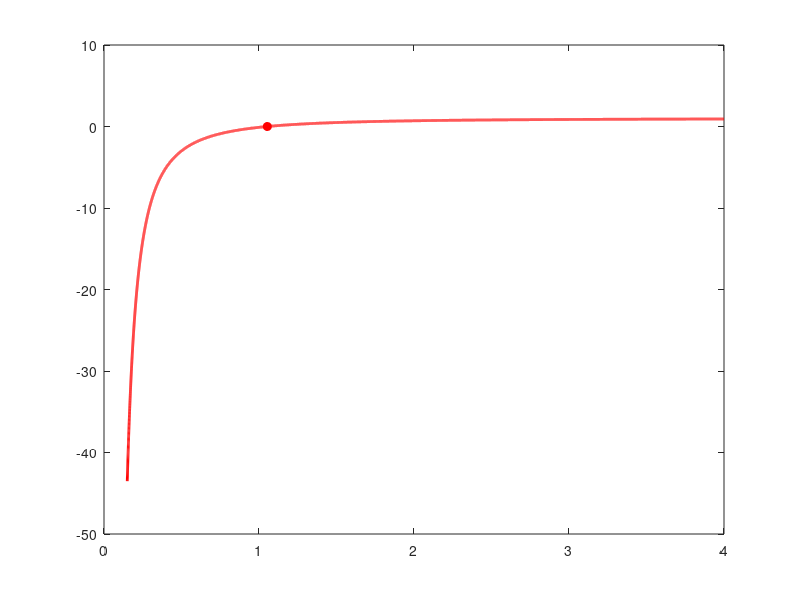

The MATLAB script that drew this image: (Note: this script raises an error after producing the figure.)
%% MR27 RESIN PUCK INSERT CALCULATOR
% Sizes a cast resin puck (Pro-Set LAM-151-HT around an Al NAS03 spool, fully cured in a jig) that is
% spliced into the 6.1 pcf honeycomb with 3M AF 3074 core splice film and co-cured at 350 F.
% Outputs the puck radius, the failure mode that governs, and the bond strength the splice must provide.
%
% Based on G7_Insert_Calculator_MR27_20261008.m (the G7 plug calculator), same layout and sections.
% Equations based on Insert_calculator_2025_v2_1.mlx.
% ECSS-E-HB-32-22A core-shear equations are unedited.
%
% CHANGES FROM THE G7 PLUG CALCULATOR
%   * Plug material (G7/G10/G11) -> resin puck material (LAM-151-HT) with an Al spool inside.
%   * Gc = G_W (the old G_W/3 is dropped). Link force is Rev15 (8140 N).
%   * Both bolts of the bracket can share ONE puck, so the puck carries the bracket loads, or each bolt
%     can have its own round puck ('separate'). A shared puck is a figure-8 (two overlapping circles)
%     or a stadium (slot) selected with puck_layout. ECSS only covers one
%     round insert, so the two-bolt outline is sized with an equal-PERIMETER equivalent round puck.
%     That is our approximation, not ECSS.
%   * Plug-to-core bond -> splice bond (same idea: reported as the required strength).
%   * Plug-only checks (washer crush, bolt bearing in plug, washer punch-through) are replaced by a
%     spool neck compression check. The bolt now bears on the Al spool, not the puck.
%   * The potted reference insert and the potted ECSS curve are removed (the puck is the potted insert now).

clear; close all; clc;

%% 1. LOADS
% Default is worst load case from MR27_Suspension_Loads_Rev15
link_force_N          = 8140;    % max link force (N)
angle_from_normal_deg = 10.45;   % link angle from panel normal (deg) based on MR26 FLCA-F geometry
bracket_type          = 'B';     % 'A' or 'B' bracket style
a                     = 1.52;    % distance between bolts (in)
y                     = 0.4185;  % spherical to middle of bracket base (in)

SF = 2;                          % safety factor applied to loads

% Load mode: 'bracket' uses the link force and bracket geometry above (suspension arms).
% 'direct' skips the bracket and applies loads straight to the puck (non-suspension parts).
load_mode    = 'bracket';        % 'bracket' or 'direct'
direct_P_lb  = 1000;             % 'direct' mode: normal (pull-out) load on ONE puck, before SF
direct_Q_lb  = 0;                % in-plane shear on the puck, before SF
direct_M_lbin = 0;               % moment on the puck, before SF

% Friction credit (same assumption as old calc). With these numbers friction
% (850 lb per bracket) cancels all shear for every control arm at SF 2-2.5.
% Set use_friction = false for a conservative shear check.
use_friction = true;
bolt_preload = 2125.8;           % lb per bolt, 75% of proof load (old calc value)
mu           = 0.2;              % Al bracket on carbon (old calc value; sheet uses 0.175)
n_bolts      = 2;                % bolts per bracket

% Puck layout for a 2-bolt bracket:
%   'figure8'  = both bolts in ONE puck made of two overlapping circles
%   'stadium'  = both bolts in ONE puck shaped as a slot (no cusps)
%   'separate' = one round puck per bolt (the pucks must fit at the bolt spacing a)
puck_layout = 'separate';
puck_bolts  = 2 - strcmpi(puck_layout, 'separate');   % bolts per puck (2, or 1 for separate pucks)

%% 2. SANDWICH PANEL
% This is where ply thickness and core thickness go. old calc hard-coded these
% in its CORE PROPERTIES / FACE SHEET PROPERTIES blocks (c = 0.75,
% f = 0.055); here f is built from our ply count and ply thickness.

% Face sheet (one skin)
n_plies   = 3;                   % plies per face sheet  PLACEHOLDER
t_ply_mm  = 0.18;                % cured ply thickness (mm)  PLACEHOLDER
f         = n_plies * t_ply_mm / 25.4;   % face sheet thickness (in)
vf        = 0.3;                 % Poisson's ratio = sqrt(vxy*vyx)
Ef        = 4.33e6;              % Young's modulus (psi) = sqrt(Ex*Ey) (SES value)
Sigma_fy  = 14000;               % interlaminar shear strength of skin (psi) - old calc value
tau_f_punch = 14000;             % skin through-thickness shear (punch) strength (psi) PLACEHOLDER

% Core (global 6.1 pcf, Hexcel HexWeb CR-III 5052 1/8-6.1, W direction)
c         = 1;                   % core height (in)
Gc        = 41000/3;               % core effective shear modulus (psi) = G_W.
Twcrit    = 272;                 % core shear strength (psi), minimum value (old calc value)

%% 3. RESIN PUCK MATERIAL  <-- EDIT
% Values are from the datasheet of the neat resin, NOT measured on our part:
%   rho_gcc: density
%   Fcu_flat: neat compressive yield (ASTM D695, 302 F post-cure)
%   T_max_C: glass transition (DMA onset) / max service temp (must clear the cure)
resin_material = 'LAM-151-HT';

switch resin_material
    case 'LAM-151-HT'   % Pro-Set LAM-151-HT / LAM-251-HT, Rev 6 Mar 2025, UNFILLED (no glass beads)
        mat.name = 'LAM-151-HT'; mat.rho_gcc = 1.13;
        mat.Fcu_flat = 16300;    mat.T_max_C = 164;     % Tg onset 328 F. No datasheet data at a 350 F cure.
        mat.verified = false;
end

cure_temp_F = 350;               % monocoque cure temperature (F)  <-- EDIT if you lower it

%% 4. SPLICE BOND (3M AF 3074)
% Shear the splice film line between the puck wall and the cut honeycomb can
% carry, averaged over the full puck wall area (perimeter * wall height). Only the foil
% edges touch the film, so this is NOT the adhesive's datasheet strength. The AF 3074
% datasheet (preliminary, June 2025) only gives 1883 psi tube shear on SOLID Al tubes, 257 F cure.
% Ideally we should empirically test what this actually is.
% Default = core shear strength (Twcrit), the same assumption as the G7 calculator: the core
% fails before the splice. Replace with push-out coupon data
% (tau = load / (perimeter*h)) when we have it.
tau_bond_allow = Twcrit;         % psi
bond_is_measured = false;        % set true once tau_bond_allow comes from your tests
bond_knockdown = 1.0;            % extra knockdown on the bond (1 = none)
inset_each_face = 0.0;           % resin inset below each skin (in), so the bonded wall is c - 2*inset  PLACEHOLDER

%% 5. HARDWARE AND SIZING RULES
resin_wall_min = 0.125;          % min resin wall outside the spool flange (in)  PLACEHOLDER
min_ligament = 0.25;             % min core left between two separate pucks (in)  PLACEHOLDER
b_min    = 0.25;                 % floor on radius (old calc floored at 0.25")
b_step   = 0;                    % round puck radius up to this step (in); 0 = no rounding
Pss_knockdown = 0.89;            % ECSS min-vs-typical knockdown (old calc value)
make_plots = true;

% Spool: NAS03 Al spool, "Insert lengths 26" tab of the MR26 sheet.
% Spool length is taken as the full panel thickness (2*f + c).
spool_flange_OD  = 0.500;        % in
spool_flange_t   = 0.080;        % in, each flange
spool_neck_dia   = 0.291;        % in
spool_hole_dia   = 0.191;        % in, bolt clearance through the spool
rho_al_gcc       = 2.70;         % Al 6061 (g/cc)
spool_neck_yield = 35000;        % psi, 6061-T6 minimum yield, assumed  PLACEHOLDER (confirm spool alloy/temper)

%% 6. DESIGN LOADS PER INSERT
switch lower(load_mode)
    case 'bracket'
        F   = link_force_N * 0.224809;               % N -> lb
        ang = angle_from_normal_deg * pi/180;
        Fn  = F*cos(ang);                            % normal to panel, whole bracket
        Fs  = F*sin(ang);                            % in-plane, whole bracket

        switch upper(bracket_type)
            case 'B'   % both bolts share the normal load; moment carried at base
                P_ins = Fn/2;
                M_ins = Fs*y;
            case 'A'   % moment resolved into a bolt-load couple (sheet FBD)
                P_ins = Fn/2 + Fs*y/a;               % worst (outside) bolt
                M_ins = 0;
            otherwise
                error('bracket_type must be ''A'' or ''B''');
        end

        max_friction = n_bolts*bolt_preload*mu*use_friction;
        P = SF*P_ins;                                % design normal load per insert (lb)
        Q = max(SF*Fs - max_friction, 0);            % design shear (lb), old calc convention
        M = SF*M_ins;                                % design moment (lb-in)

        % Loads on the PUCK. If both bolts share it, the puck carries the bracket resultants (the bolt
        % couple of a type A bracket is internal to the rigid puck). If each bolt has its own puck, each
        % puck carries the per-insert loads above, as in the G7 calculator.
        if puck_bolts == n_bolts
            P_puck = SF*Fn;   M_puck = SF*Fs*y;
        elseif puck_bolts == 1
            P_puck = P;       M_puck = M;
        else
            error('puck_bolts must be 1 or equal to n_bolts.');
        end
        Q_puck = Q;
    case 'direct'
        % Loads are given directly on one puck; no bracket and no friction credit.
        if puck_bolts > 2, error('puck_bolts must be 1 or 2.'); end
        F = NaN;  max_friction = 0;
        P_puck = SF*direct_P_lb;  Q_puck = SF*direct_Q_lb;  M_puck = SF*direct_M_lbin;
        if P_puck <= 0, error('Direct mode needs direct_P_lb > 0.'); end
        P = P_puck/puck_bolts;  Q = Q_puck;  M = M_puck;     % per-bolt P is used by the spool neck check
    otherwise
        error('load_mode must be ''bracket'' or ''direct''');
end

%% 7. ECSS CORE-SHEAR CHECK  (same equations as old calc)
beta   = c/f;                                                 % [C.2-9]
alpha  = 1/f * sqrt(Gc/Ef*12*(1-vf^2)*(1+beta/2));            % [C.2-10]
C_star = beta/(beta+1);                                       % [C.2-14]
Kmax   = @(b) b./(b./(1-exp(-.931714.*(alpha.*b).^.262866))) ...
            .*(1-sqrt((b./(1-exp(-.931714.*(alpha.*b).^.262866)))./b) ...
            .*exp(alpha.*(b-b./(1-exp(-.931714.*(alpha.*b).^.262866)))));  % [C.2-16],[C.2-6]
Pcrit  = @(b) 2*pi.*b.*c.*Twcrit./(C_star.*Kmax(b));          % [C.2-17]
Qss    = @(b) 8*b.^2*Twcrit + 2*f.*b.*Sigma_fy;               % [14.2-1]

b = linspace(0.15, 4, 20000);                                 % candidate radius of an equivalent ROUND puck (in)

% Rigid puck: radius b everywhere (the resin does not fill the cells), loads on the puck
MS_plug = 1 - ((Q_puck./Qss(b)).^2 + (P_puck./(Pss_knockdown*Pcrit(b))).^2 + (M_puck./(Pcrit(b).*b)).^2);

i1 = find(MS_plug >= 0, 1);
if isempty(i1)
    error('No radius under 4" satisfies the ECSS check - loads too high for this panel.');
end
b_ecss = b(i1);          % radius of the equivalent round puck (in)

%% 8. PUCK SIZING CHECKS
% The puck is SIZED like old calc sizes potting (ECSS core shear), plus geometric limits and
% face-sheet punch-out. The splice bond is NOT a sizing check (old calc has none); it is reported
% below as the bond strength the design REQUIRES, i.e. the target your push-out coupons have to beat.

% (d) Face-sheet punch-out around the puck perimeter (equivalent round radius)
b_punch = P_puck/(2*pi*f*tau_f_punch);
% (e) Spool flange plus a minimum resin wall (per lobe)
b_edge  = spool_flange_OD/2 + resin_wall_min;

% Two-bolt outline: equal-PERIMETER conversion from the equivalent round radius to the lobe radius.
% (our approximation, NOT ECSS; the figure-8 also ignores the stress concentration at its two cusps)
if puck_bolts == 2 && strcmpi(puck_layout, 'stadium')
    % Stadium: end radius R at each bolt, straight sides a long. Perimeter 2a + 2*pi*R.
    per_f    = @(R) 2*a + 2*pi*R;
    area_f   = @(R) pi*R.^2 + 2*R*a;
    lobe_for = @(Req) max(Req - a/pi, 0);
elseif puck_bolts == 2
    % Figure-8: two circles of radius R, centres a apart (union of the two).
    th_f     = @(R) acos(min(a./(2*R), 1));                   % half-angle of the arc lost inside the overlap
    per_f    = @(R) 4*R.*(pi - th_f(R));
    area_f   = @(R) 2*pi*R.^2 - (2*R.^2.*th_f(R) - (a/2)*sqrt(max(4*R.^2 - a^2, 0)));
    Rg       = linspace(0.01, 8, 80000);
    lobe_for = @(Req) Rg(find(per_f(Rg) >= 2*pi*Req, 1));     % smallest lobe whose outline has perimeter >= 2*pi*Req
else
    per_f    = @(R) 2*pi*R;                                   % one bolt: a round puck
    area_f   = @(R) pi*R.^2;
    lobe_for = @(Req) Req;
end

req_names = {'ECSS core shear (old calc eqns)', 'Face-sheet punch-out', ...
             'Spool flange + resin wall', 'Minimum radius floor'};
req_vals  = [lobe_for(b_ecss), lobe_for(b_punch), b_edge, b_min];
[b_req, igov] = max(req_vals);
if b_step > 0
    b_design = ceil(b_req/b_step - 1e-9)*b_step;
else
    b_design = b_req;   % exact radius at the governing limit
end
b_round = per_f(b_design)/(2*pi);     % equivalent round radius of the final outline (= b_design for one round puck)

% (c) Splice bond requirement at the design size.
% Conservative: all of P through the puck wall, no credit for the skins.
h            = c - 2*inset_each_face;                               % bonded wall height (in)
perim        = per_f(b_design);                                     % bonded perimeter (in)
tau_bond_req = P_puck/(perim*h);                                    % psi, average
tau_bond_pk  = tau_bond_req + M_puck/(pi*b_round^2*h);              % psi, peak when the moment tilts the puck (ours, not ECSS)
sig_bond_Q   = Q_puck/(pi*b_round*h);                               % psi, peak normal stress on the wall from Q
MS_bond      = tau_bond_allow*bond_knockdown/tau_bond_req - 1;

% Spool neck compression (radius-independent). Push-in direction: bolt preload clamps the neck and the
% pushed-in link load adds to it. The neck is checked ALONE: any compression the resin shares is ignored.
A_neck     = pi/4*(spool_neck_dia^2 - spool_hole_dia^2);            % in^2
F_neck     = bolt_preload + P;                                      % lb per spool (P = per-insert load)
sig_neck   = F_neck/A_neck;                                         % psi
MS_neck    = spool_neck_yield/sig_neck - 1;
OD_neck_req = sqrt(4*(F_neck/spool_neck_yield)/pi + spool_hole_dia^2);   % neck OD for MS = 0 at this bore (in)

%% 9. RESULTS
in3_to_cc = 16.387064;
% Puck mass: Al spool(s) + resin filling the puck outline (height c) except where the spool and its bolt hole sit.
L_spool    = 2*f + c;                                                % in
V_flanges  = 2 * pi/4*(spool_flange_OD^2 - spool_hole_dia^2)*spool_flange_t;
V_neck     = pi/4*(spool_neck_dia^2 - spool_hole_dia^2)*(L_spool - 2*spool_flange_t);
V_spool    = V_flanges + V_neck;                                     % solid Al (in^3)
V_spool_in_core = V_spool - pi/4*(spool_flange_OD^2 - spool_hole_dia^2)*2*f;
V_hole_in_core  = pi/4*spool_hole_dia^2*c;
V_resin    = area_f(b_design)*c - puck_bolts*(V_spool_in_core + V_hole_in_core);   % in^3
m_spool    = puck_bolts*rho_al_gcc*in3_to_cc/1000*V_spool;           % kg
m_resin    = mat.rho_gcc*in3_to_cc/1000*V_resin;                     % kg
m_puck     = m_spool + m_resin;                                      % kg

fprintf('\n=== DESIGN LOADS (SF = %.2f) ===\n', SF);
if strcmpi(load_mode, 'bracket')
    fprintf('Link force %.0f N (%.0f lb), %.2f deg from normal, bracket type %s\n', ...
            link_force_N, F, angle_from_normal_deg, upper(bracket_type));
else
    fprintf('Direct load mode (no bracket, no friction credit)\n');
end
fprintf('Per insert: P = %.0f lb   Q = %.0f lb   M = %.0f lb-in   (friction credit %.0f lb)\n', P, Q, M, max_friction);
fprintf('On the puck (%d bolt(s)): P = %.0f lb   Q = %.0f lb   M = %.0f lb-in\n', puck_bolts, P_puck, Q_puck, M_puck);
fprintf('Panel: f = %.4f in (%d plies x %.3f mm), c = %.3f in\n', f, n_plies, t_ply_mm, c);

fprintf('\n=== %s PUCK: REQUIRED RADIUS BY FAILURE MODE ===\n', mat.name);
for k = 1:numel(req_vals)
    tag = '';  if k == igov, tag = '  <-- governs'; end
    fprintf('  %-32s %6.3f in%s\n', req_names{k}, req_vals(k), tag);
end
if puck_bolts == 2
    fprintf('  (radius of each lobe; equivalent round puck: ECSS %.3f in, punch-out %.3f in)\n', b_ecss, b_punch);
    if strcmpi(puck_layout, 'stadium')
        fprintf('Puck to mold: stadium, end radius %.4f in, bolt centres %.2f in apart, %.2f x %.2f in, approx. mass %.1f g\n', ...
                b_design, a, a + 2*b_design, 2*b_design, 1000*m_puck);
    else
        fprintf('Puck to mold: figure-8, lobe radius %.4f in, bolt centres %.2f in apart, %.2f x %.2f in, approx. mass %.1f g\n', ...
                b_design, a, a + 2*b_design, 2*b_design, 1000*m_puck);
    end
else
    fprintf('Puck radius to mold: %.4f in (dia %.4f in), approx. mass %.1f g per puck\n', b_design, 2*b_design, 1000*m_puck);
    if strcmpi(puck_layout, 'separate')
        fprintf('Separate pucks: one per bolt, %d per bracket, approx. %.1f g per bracket\n', n_bolts, n_bolts*1000*m_puck);
    end
end

fprintf('\n=== SPLICE BOND REQUIREMENT (target for push-out coupons) ===\n');
fprintf('  Bond must carry >= %.0f psi  (= P / (perimeter*h), all load through the wall)\n', tau_bond_req);
fprintf('  Peak with the moment: %.0f psi  (adds M / (pi*Req^2*h))\n', tau_bond_pk);
if Q_puck > 0
    fprintf('  Normal stress on the wall from Q: %.0f psi\n', sig_bond_Q);
end
if bond_is_measured
    src = 'measured';
else
    src = 'core shear strength, not measured';
end
fprintf('  Current allowable %.0f psi (%s) -> MS = %.2f\n', tau_bond_allow, src, MS_bond);
fprintf('  For a coupon of perimeter L and wall height h: pass if failure load > %.0f*L*h lb\n', tau_bond_req);

fprintf('\n=== OTHER CHECKS (margin of safety, >0 passes) ===\n');
fprintf('  Spool neck compression       MS = %6.2f  (%.0f psi vs %.0f psi yield; preload %.0f + push-in %.0f lb on %.4f in^2)\n', ...
        MS_neck, sig_neck, spool_neck_yield, bolt_preload, P, A_neck);
if MS_neck < 0
    fprintf('    Neck alone FAILS. Neck OD for MS = 0 at the %.3f in bore: %.3f in (now %.3f in, flange OD %.3f in).\n', ...
            spool_hole_dia, OD_neck_req, spool_neck_dia, spool_flange_OD);
    fprintf('    The resin around the neck may share the compression; this check ignores that.\n');
end
if strcmpi(puck_layout, 'separate') && strcmpi(load_mode, 'bracket')
    spacing_min = 2*b_design + min_ligament;      % two round pucks plus the core ligament between them
    MS_spacing  = a/spacing_min - 1;
    if MS_spacing >= 0, verdict = 'fit'; else, verdict = 'DO NOT FIT'; end
    fprintf('  Separate pucks at bolt spacing MS = %6.2f  (need %.2f in centre-to-centre, have %.2f in: pucks %s)\n', ...
            MS_spacing, spacing_min, a, verdict);
end
T_cure_C = (cure_temp_F-32)*5/9;
if mat.T_max_C < T_cure_C
    fprintf('  WARNING: %s max temp %.0f C is below the %.0f C (%.0f F) cure.\n', ...
            mat.name, mat.T_max_C, T_cure_C, cure_temp_F);
end
if ~mat.verified
    fprintf('\n  NOTE: %s material properties are still datasheet values for the neat resin.\n', mat.name);
end
if ~bond_is_measured
    fprintf('  NOTE: bond allowable = core shear strength (%.0f psi), not measured.\n', tau_bond_allow);
end
if puck_bolts == 2
    fprintf('  NOTE: two-bolt puck sizing is an equal-perimeter approximation (ours, not ECSS).\n');
end
if Q_puck == 0 && use_friction && strcmpi(load_mode, 'bracket')
    fprintf('  NOTE: friction cancels all of Q (bolt preload and mu are placeholders).\n');
end

if make_plots
    figure;
    plot(b, MS_plug, 'r', 'LineWidth', 2); hold on;
    plot(b_ecss, 0, 'ro', 'MarkerFaceColor', 'r');
    yline(0, 'k:');
    xlim([0 4]); ylim([-1 1]);
    xlabel('Radius of equivalent round puck (in)'); ylabel('Margin of safety (ECSS core shear)');
    legend([mat.name ' puck'], 'Location', 'southeast');
    title(sprintf('Link %.0f N, SF %.1f', link_force_N, SF));
    grid on;
end
